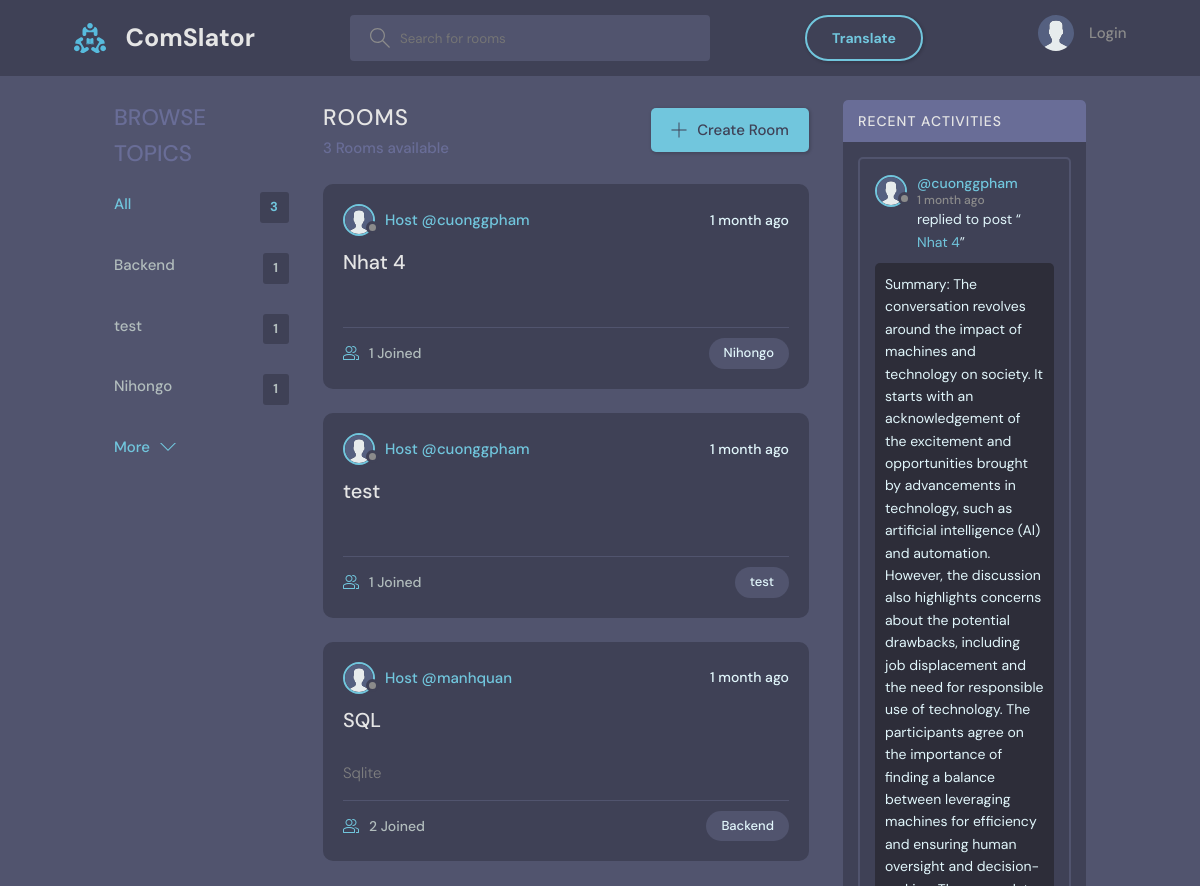
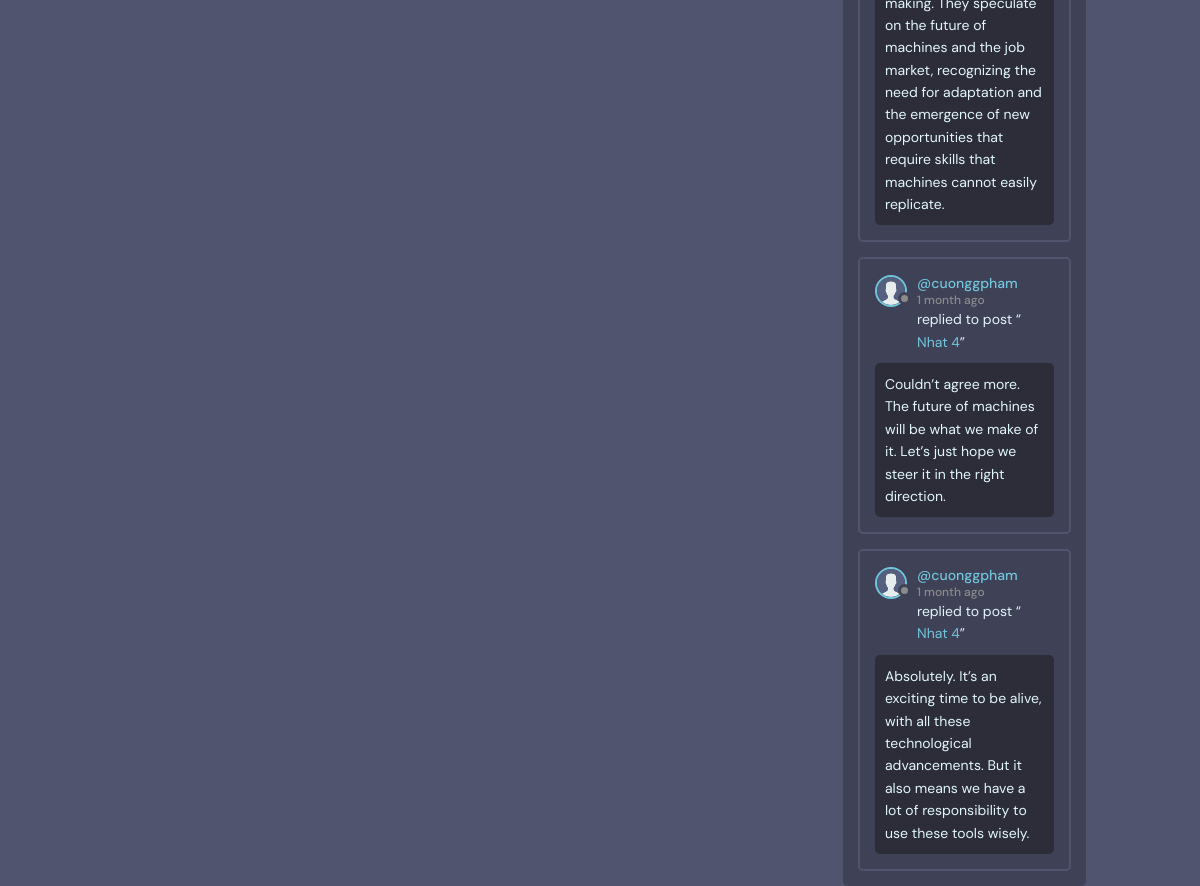
The app's page /, older data (2 pictures, top to bottom).
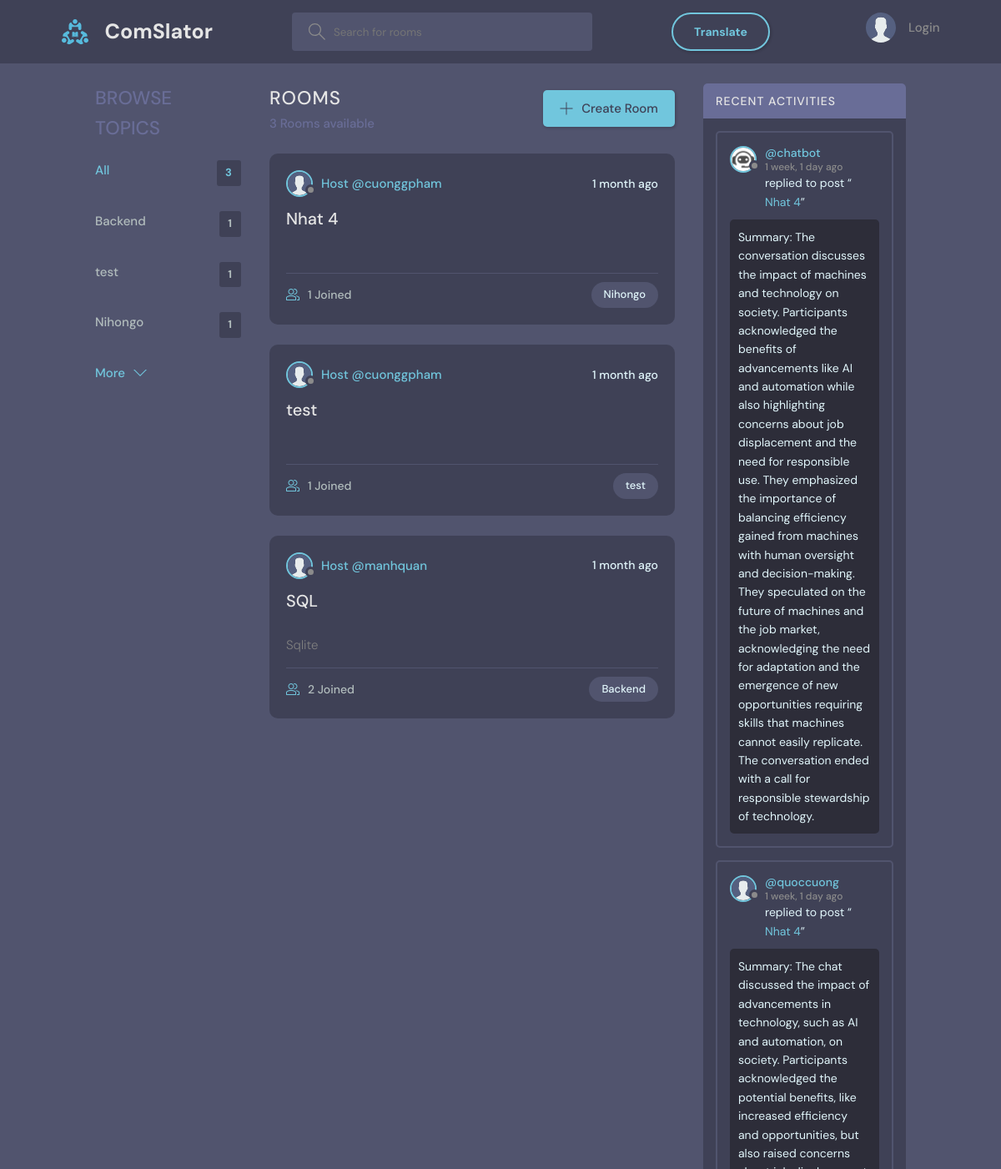
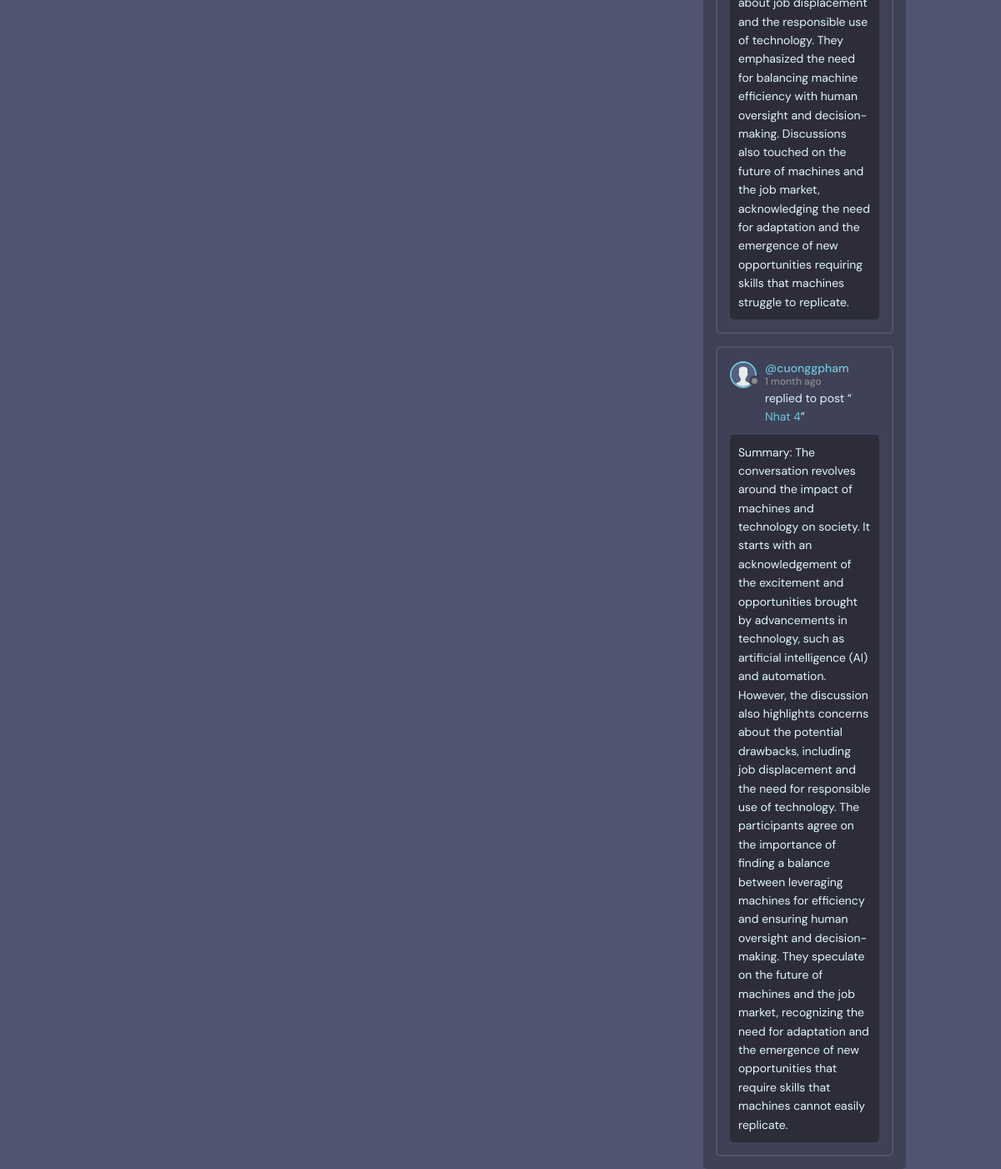
The same page, newer data (2 pictures, top to bottom).
### base/models.py (models this page shows, shortened)
class Topic(models.Model):
    name = models.CharField(max_length=200)

class Room(models.Model):
    host = models.ForeignKey(User, on_delete=models.SET_NULL, null=True)
    topic = models.ForeignKey(Topic, on_delete=models.SET_NULL, null=True)
    name = models.CharField(max_length=200)
    description = models.TextField(null=True, blank=True)
    participants = models.ManyToManyField(User, related_name='participants', blank=True)
    call_room_id = models.CharField(max_length=100, unique=True, null=True, blank=True)
    updated = models.DateTimeField(auto_now=True)
    created = models.DateTimeField(auto_now_add=True)
    class Meta:
        ordering = ['-updated', '-created']
    def __str__(self):
        return self.name

class User(AbstractBaseUser):
    STATUS = [
        ('online', 'online'),
        ('offline', 'offline'),
    ]
    name = models.CharField(max_length=200, null=True)
    username   = models.CharField(max_length=200, null=True)
    email      = models.EmailField(unique=True, null=True)
    password   = models.CharField(max_length=100)
    birth_date = models.DateField(null=True)
    status     = models.CharField(choices=STATUS, max_length=50, default='offline')
    is_superuser = models.BooleanField(default=False)
    bio = models.TextField(null=True)
    avatar = models.ImageField(null=True, default="avatar.svg")
    timezone = models.CharField(max_length=50, default='UTC')
    USERNAME_FIELD = 'email'
    REQUIRED_FIELDS = ['username', 'password']
    objects = UserManager()

class Message(models.Model):
    user = models.ForeignKey(User, on_delete=models.CASCADE)
    room = models.ForeignKey(Room, on_delete=models.CASCADE)
    body = models.TextField()
    image = models.ImageField(upload_to="", null=True, blank=True)
    translated_body = models.TextField(null=True, blank=True)
    updated = models.DateTimeField(auto_now=True)
    created = models.DateTimeField(auto_now_add=True)
    class Meta:
        ordering = ['-updated', '-created']

### base/views.py (the view)
# urls.py: path('', views.home, name="home"),
def home(request):
    q = request.GET.get('q') if request.GET.get('q') != None else ''
    rooms = Room.objects.filter(
        Q(topic__name__icontains=q) |
        Q(name__icontains=q) |
        Q(description__icontains=q)
    )
    topics = Topic.objects.all()[0:5]
    room_count = rooms.count()
    room_messages = Message.objects.filter(
        Q(room__topic__name__icontains=q))[0:3]
    context = {'rooms': rooms, 'topics': topics,
               'room_count': room_count, 'room_messages': room_messages}
    return render(request, 'base/home.html', context)

### base/templates/base/home.html (shortened to what this page needs)
{% extends 'main.html' %}
{% block content %}
<main class="layout layout--3">
  <div class="container">
    {% include 'base/topics_component.html' %}
    <div class="roomList">
      <div class="roomList__header">
        <div>
          <h2>Rooms</h2>
          <p>{{room_count}} Rooms available</p>
        </div>
        <a class="btn btn--main" href="{% url 'create-room' %}">
          <svg version="1.1" xmlns="http://www.w3.org/2000/svg" width="32" height="32" viewBox="0 0 32 32">
            <title>add</title>
            <path
              d="M16.943 0.943h-1.885v14.115h-14.115v1.885h14.115v14.115h1.885v-14.115h14.115v-1.885h-14.115v-14.115z">
            </path>
          </svg>
          Create Room
        </a>
      </div>
      {% include 'base/feed_component.html' %}
    </div>
    {% include 'base/activity_component.html' %}
  </div>
</main>
{% endblock %}

### base/templates/base/topics_component.html
<div class="topics">
    <div class="topics__header">
        <h2>Browse Topics</h2>
    </div>
    <ul class="topics__list">
        <li>
            <a href="{% url 'home' %}" class="active">All <span>{{topics.count}}</span></a>
        </li>
        {% for topic in topics %}
        <li>
            <a href="{% url 'home' %}?q={{topic.name}}">{{topic.name}}<span>{{topic.room_set.all.count}}</span></a>
        </li>
        {% endfor %}
    </ul>
    <a class="btn btn--link" href="{% url 'topics' %}">
        More
        <svg version="1.1" xmlns="http://www.w3.org/2000/svg" width="32" height="32" viewBox="0 0 32 32">
            <title>chevron-down</title>
            <path d="M16 21l-13-13h-3l16 16 16-16h-3l-13 13z"></path>
        </svg>
    </a>
</div>

### base/templates/base/feed_component.html (shortened to what this page needs)
{% for room in rooms %}
<div class="roomListRoom">
  <div class="roomListRoom__header">
    <a
      href="{% url 'user-profile' room.host.id %}"
      class="roomListRoom__author"
    >
      <div class="avatar avatar--small">
        <img src="{{room.host.avatar.url}}" />
      </div>
      <span>Host @{{room.host.username}}</span>
    </a>
    <div class="roomListRoom__actions">
      <span>{{room.created|timesince}} ago</span>
    </div>
  </div>
  <div class="roomListRoom__content">
    <a href="{% url 'room' room.id %}">{{room.name}}</a>
  </div>
  <div class="roomListRoom__description">
    <a>{{room.description}}</a>
  </div>
  <div class="roomListRoom__meta">
    <a href="{% url 'room' room.id %}" class="roomListRoom__joined">
      {{room.participants.all.count}} Joined
    </a>
    <p class="roomListRoom__topic">{{room.topic.name}}</p>
  </div>
</div>
{% endfor %}

### base/templates/base/activity_component.html (shortened to what this page needs)
<div class="activities">
    <div class="activities__header">
        <h2>Recent Activities</h2>
    </div>
    {% for message in room_messages %}
    <div class="activities__box">
        <div class="activities__boxHeader roomListRoom__header">
            <a href="{% url 'user-profile' message.user.id %}" class="roomListRoom__author">
                <div class="avatar avatar--small">
                    <img src="{{message.user.avatar.url}}" />
                </div>
                <p>
                    @{{message.user.username}}
                    <span>{{message.created|timesince}} ago</span>
                </p>
            </a>
        </div>
        <div class="activities__boxContent">
            <p>replied to post “<a href="{% url 'room' message.room.id %}">{{message.room}}</a>”</p>
            <div class="activities__boxRoomContent">{{message.body}}</div>
        </div>
    </div>
    {% endfor %}
</div>

Row changes from the older to the newer data that the page shows:
no longer on this page (row unchanged): Message: user.avatar (placeholder picture), user.username "cuonggpham", created "1 month", room "Nhat 4", body "Couldn’t agree more. The future of machines will be what we make of it. Let’s just hope we steer it in the right direction."
no longer on this page (row unchanged): Message: user.avatar (placeholder picture), user.username "cuonggpham", created "1 month", room "Nhat 4", body "Absolutely. It’s an exciting time to be alive, with all these technological advancements. But it also means we have a lot of responsibility to use these tools wisely."
added Message: user.avatar (picture), user.username "chatbot", created "1 week, 1 day", room "Nhat 4", body "Summary: The conversation discusses the impact of machines and technology on society. Participants acknowledged the benefits of advancements like AI and automation while also highlighting concerns about job displacement and the need for responsible use. They emphasized the importance of balancing efficiency gained from machines with human oversight and decision-making. They speculated on the future of machines and the job market, acknowledging the need for adaptation and the emergence of new opportunities requiring skills that machines cannot easily replicate. The conversation ended with a call for responsible stewardship of technology."
added Message: user.avatar (placeholder picture), user.username "quoccuong", created "1 week, 1 day", room "Nhat 4", body "Summary: The chat discussed the impact of advancements in technology, such as AI and automation, on society. Participants acknowledged the potential benefits, like increased efficiency and opportunities, but also raised concerns about job displacement and the responsible use of technology. They emphasized the need for balancing machine efficiency with human oversight and decision-making. Discussions also touched on the future of machines and the job market, acknowledging the need for adaptation and the emergence of new opportunities requiring skills that machines struggle to replicate."
